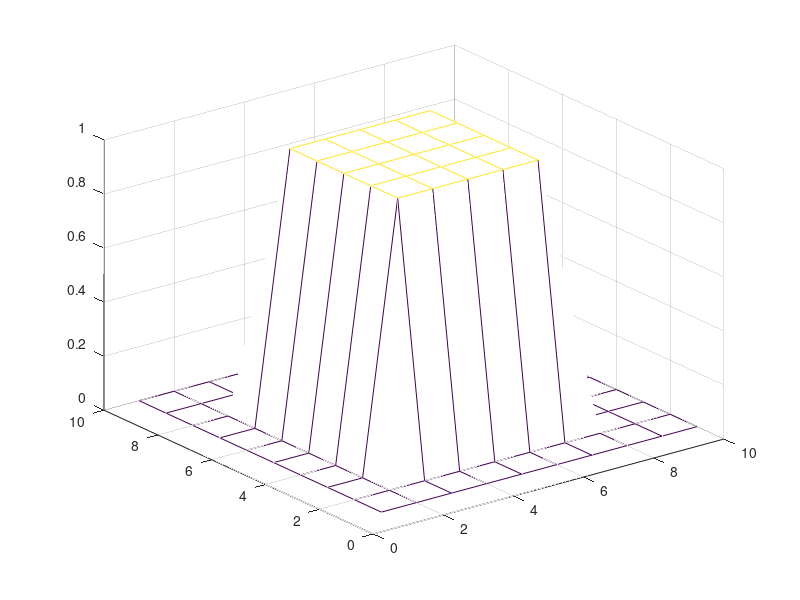

The MATLAB source for this figure:
%In applications such as image processing, it can be useful to compare the input of a convolution directly to the output.
%The conv2 function allows you to control the size of the output.
%Compute the full convolution of A and B, which is a 6-by-6 matrix.
%C = conv2(A,B) returns the two-dimensional convolution of matrices A and B.

%A = rand(3);
%B = rand(4);
%Cfull = conv2(A,B)

%The Sobel edge-finding operation uses a 2-D convolution to detect edges in images and other 2-D data.
%Create and plot a 2-D pedestal with interior height equal to one.

A = zeros(10);
A(3:7,3:7) = ones(5);
mesh(A)